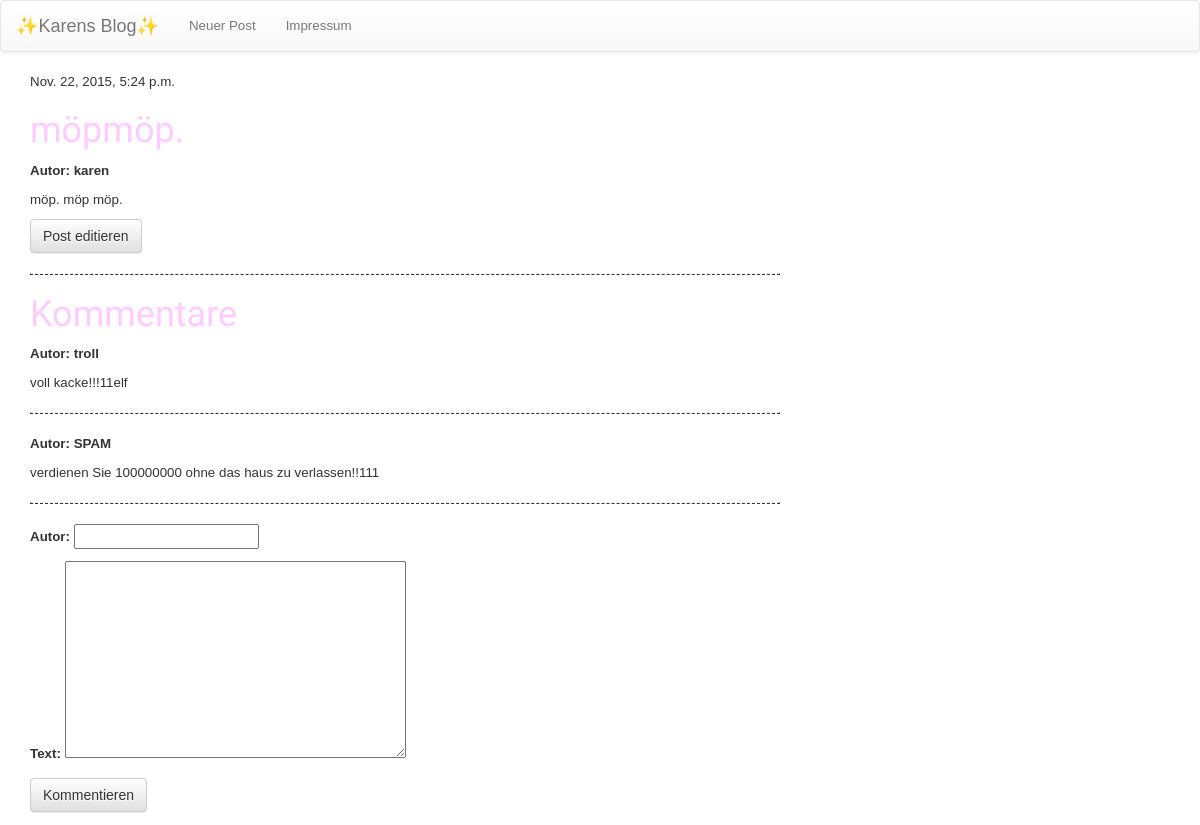
The app's page /blog/post/4/ (signed in) with its own data.
### blog/models.py (models this page shows, shortened)
class Post(models.Model):
    author = models.ForeignKey('auth.User')
    title = models.CharField(max_length=200)
    text = models.TextField()
    created_date = models.DateTimeField(
            default=timezone.now)
    published_date = models.DateTimeField(
            blank=True, null=True)

class Comment(models.Model):
    post = models.ForeignKey('blog.Post')
    author = models.CharField('Autor', max_length=200)
    text = models.TextField()
    created_date = models.DateTimeField(
            default=timezone.now)

### blog/views.py (the view)
# urls.py: url(r'^post/(?P<pk>[0-9]+)/$', views.post_detail, name='post_detail'),
def post_detail(request, pk):
    post = get_object_or_404(Post, pk=pk)
    if request.method == "POST":
        form = CommentForm(request.POST)
        if form.is_valid():
            comment = form.save(commit=False)
            comment.post = post
            comment.save()
    comments_list = Comment.objects.filter(post=post)
    form = CommentForm()
    return render(request, 'post_detail.html',
    {'post': post, 'comments_list': comments_list, 'form': form})

### blog/forms.py
class CommentForm(forms.ModelForm):
    class Meta:
        model = Comment
        fields = ('author', 'text',)

### blog/templates/post_detail.html
{% extends 'base.html' %}
{% block content %}
    <div class="post">
        {% if post.published_date %}
            <div class="date">
                {{ post.published_date }}
            </div>
        {% endif %}
        <h1>{{ post.title }}</h1>
        <b>Autor: {{ post.author }}</b>
        <p>{{ post.text|linebreaks }}</p>
        <a class="btn btn-default" href="{% url 'post_edit' pk=post.pk %}">Post editieren</a>
    </div>
    <hr/>
    <h1>Kommentare</h1>
    <div class="comment">
      {% if comments_list %}
      <div>
        {% for comment in comments_list %}
        <div>
          <b>Autor: {{ comment.author }}</b>
          <p>{{ comment.text|linebreaks }}</p>
          <hr/>
        </div>
        {% endfor %}
      </div>
      {% else %}
      <p>No comments are available.</p>
      {% endif %}
      <form method="POST" class="post-form">{% csrf_token %}
          {{ form.as_p }}
          <button type="submit" class="save btn btn-default">Kommentieren</button>
      </form>
    </div>
{% endblock %}

### blog/static/css/blog.css (style rules this page uses)
h1, h1 a, h1 a:hover { color: #ffccff; text-decoration: none; font-family: 'Fredericka the Great', cursive; }
body { font-family: sans-serif; background-color: #ffffff; font-size: 10pt; }
hr { border-width: 1px; border-style: dashed; }

### records on screen
Post: published_date "Nov. 22, 2015, 5:24 p.m.", title "möpmöp.", author "karen", text "möp. möp möp."
Comment: author "troll", text "voll kacke!!!11elf"
Comment: author "SPAM", text "verdienen Sie 100000000 ohne das haus zu verlassen!!111"
